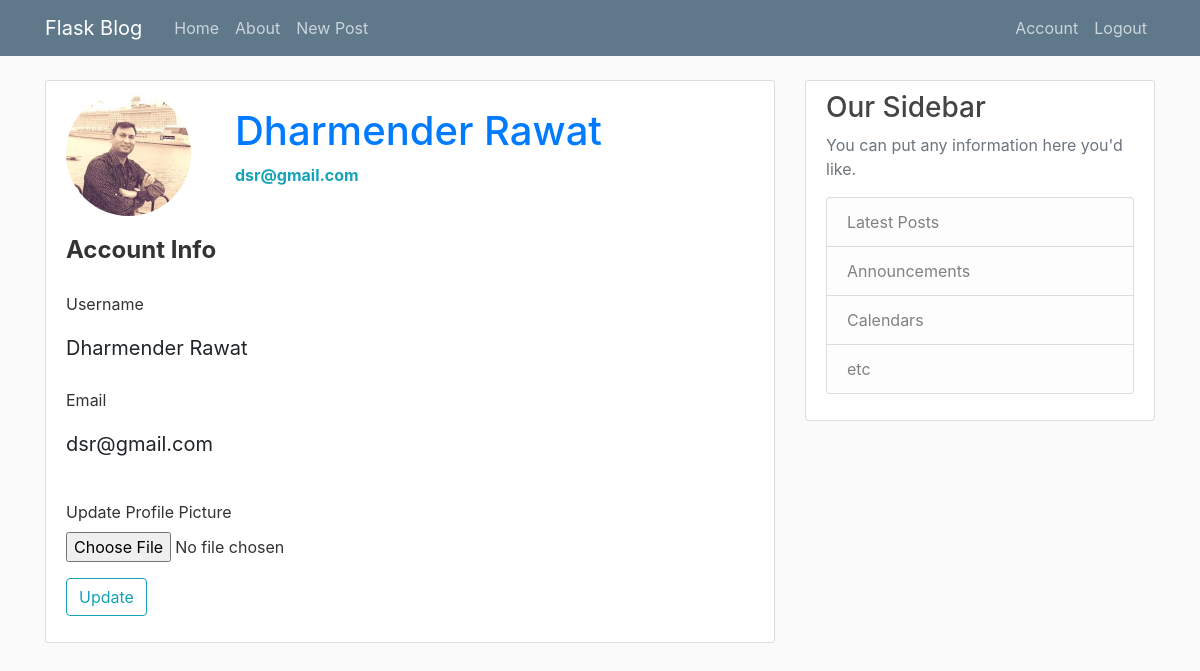
Page /account (signed in) on the earlier database version.
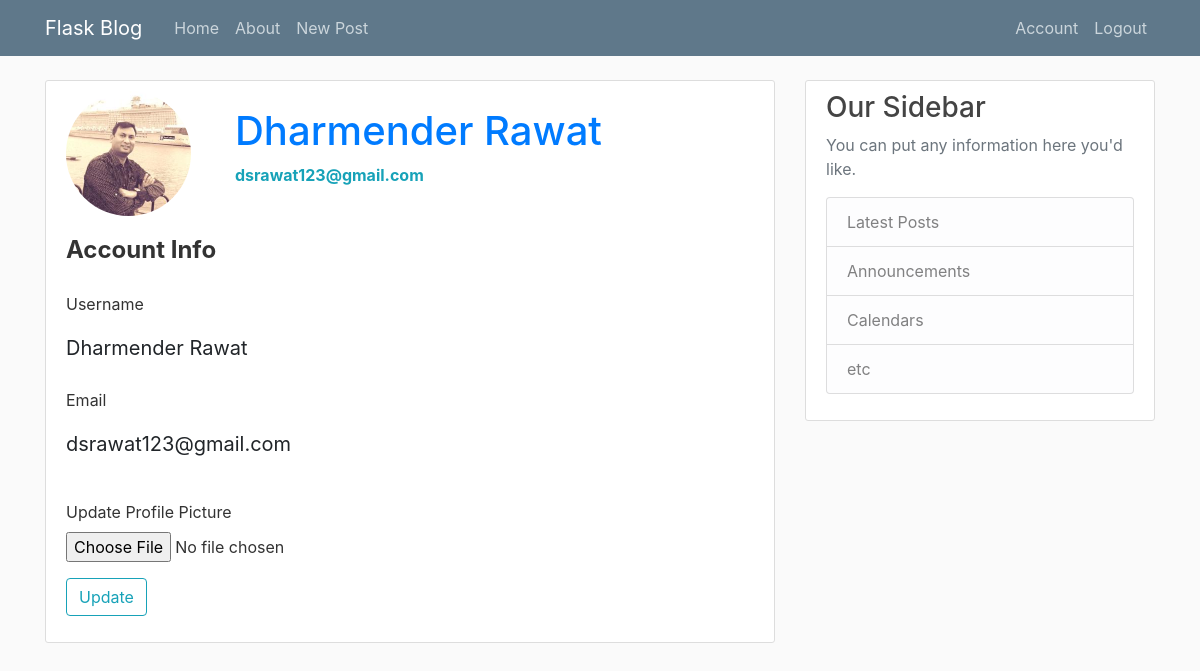
Same page on the later database version.
### blog/models.py (models this page shows, shortened)
class User (db.Model, UserMixin):
    id = db.Column(db.Integer, primary_key = True)
    username = db.Column(db.String(20), unique = True, nullable = False)
    email = db.Column(db.String(120), unique=True, nullable=False)
    image_file = db.Column(db.String(20), nullable=False, default = 'default.jpg')
    password = db.Column(db.String(60), nullable=False)
    posts = db.relationship('Post', backref = 'author', lazy = True)

### blog/routes.py (the view, shortened to what this page needs)
@app.route("/account",  methods=['GET', 'POST'])
@login_required
def account():
    form = UpdateAccountForm()
    form.username.data = current_user.username
    form.email.data = current_user.email
    dp = url_for('static', filename = 'profile_pics/' + current_user.image_file)
    return render_template('account.html', title='Account', dp_url = dp, form=form)

### blog/forms.py (shortened to what this page needs)
class UpdateAccountForm(FlaskForm):
    username = StringField('Username', validators=[DataRequired(), Length(min=2, max=20)])
    email = StringField('Email', validators=[DataRequired(), Email()])
    picture = FileField('Update Profile Picture', validators=[FileAllowed(['jpg', 'png'])])
    submit = SubmitField('Update')

### blog/models.py (called while the page is built)
@login_manager.user_loader
def load_user(user_id):
    return User.query.get(int(user_id))

### blog/templates/account.html (shortened to what this page needs)
{% extends "layout.html" %}
{% block content %}
<div class="content-section">
    <div class="media">
        <img class="rounded-circle account-img" src="{{ dp_url }}" width="100px">
        <div>
            <div class="media-body ml-4">
                <h2 class="account-heading text-primary"> {{ current_user.username }}</h2>
                <p class="text-secondary text-info"><b>{{ current_user.email }} </b></p>
            </div>
        </div>
    </div>
    <form action="" method="POST" enctype="multipart/form-data">
        <fieldset class="form-group">
            <legend class="bottom-border mb-4"><b>Account Info</b> </legend>
            <div class="form-group">
                {{ form.username.label(class = "form-control-label") }}
                {% if form.username.errors %}
                {{ form.username(class="form-control form-control-lg is-invalid") }}
                <div class="invalid-feedback">
                    {% for error in form.username.errors %}
                    <span> {{error }} </span>
                    {% endfor %}
                </div>
                {% else %}
                {{ form.username(class = "form-control-plaintext form-control-lg") }}
                {% endif %}
            </div>
            <div class="form-group">
                {{ form.email.label(class = "form-control-label") }}
                {% if form.email.errors %}
                {{ form.email(class="form-control form-control-lg is-invalid") }}
                <div class="invalid-feedback">
                    {% for error in form.email.errors %}
                    <span> {{error }} </span>
                    {% endfor %}
                </div>
                {% else %}
                {{ form.email(class = "form-control-plaintext form-control-lg") }}
                {% endif %}
            </div>
        </fieldset>
        <div class="form-group">
            {{ form.picture.label }}
            {{ form.picture(class="form-control-file") }}
        </div>
         <div class="form-group">
                {{ form.submit(class = "btn btn-outline-info") }}
         </div>
    </form>
</div>
{% endblock %}

### blog/templates/layout.html (shortened to what this page needs)
<!DOCTYPE html>
<html lang="en">
<head>
    <link rel="stylesheet" href="https://stackpath.bootstrapcdn.com/bootstrap/4.3.1/css/bootstrap.min.css">
    <link rel="stylesheet" type="text/css" href="{{ url_for('static', filename='main.css') }}">
</head>
<body>
  <header class="site-header">
      <nav class="navbar navbar-expand-md navbar-dark bg-steel fixed-top">
        <div class="container">
          <a class="navbar-brand mr-4" href="/">Flask Blog</a>
          <div class="collapse navbar-collapse" id="navbarToggle">
            <div class="navbar-nav mr-auto">
              <a class="nav-item nav-link" href="{{ url_for('home') }}">Home</a>
              <a class="nav-item nav-link" href="{{ url_for('about') }}">About</a>
               {% if current_user.is_authenticated %}
                <a class="nav-item nav-link" href="{{ url_for('new_post') }}">New Post</a>
               {% endif %}
            </div>
            <div class="navbar-nav">
              {% if current_user.is_authenticated %}
                <a class="nav-item nav-link" href="{{ url_for('account') }}">Account</a>
                <a class="nav-item nav-link" href="{{ url_for('logout') }}">Logout</a>
              {% else %}
                <a class="nav-item nav-link" href="{{ url_for('login') }}">Login</a>
                <a class="nav-item nav-link" href="{{ url_for('register') }}">Register</a>
              {% endif %}
            </div>
          </div>
        </div>
      </nav>
    </header>
    <main role="main" class="container">
      <div class="row">
        <div class="col-md-8">
          {% block content %}{% endblock %}
        </div>
        <div class="col-md-4">
          <div class="content-section">
            <h3>Our Sidebar</h3>
            <p class='text-muted'>You can put any information here you'd like.
              <ul class="list-group">
                <li class="list-group-item list-group-item-light">Latest Posts</li>
                <li class="list-group-item list-group-item-light">Announcements</li>
                <li class="list-group-item list-group-item-light">Calendars</li>
                <li class="list-group-item list-group-item-light">etc</li>
              </ul>
            </p>
          </div>
        </div>
      </div>
    </main>
</body>
</html>

### blog/static/main.css (style rules this page uses)
body { background: #fafafa; color: #333333; margin-top: 5rem; }
h1, h2, h3, h4, h5, h6 { color: #444444; }
.bg-steel { background-color: #5f788a; }
.site-header .navbar-nav .nav-link { color: #cbd5db; }
.content-section { background: #ffffff; padding: 10px 20px; border: 1px solid #dddddd; border-radius: 3px; margin-bottom: 20px; }
.account-img { height: 125px; width: 125px; margin-right: 20px; margin-bottom: 16px; }
.account-heading { font-size: 2.5rem; }

Differences in the rows shown:
changed User "Dharmender Rawat": email "dsr@gmail.com" → "dsrawat123@gmail.com"
